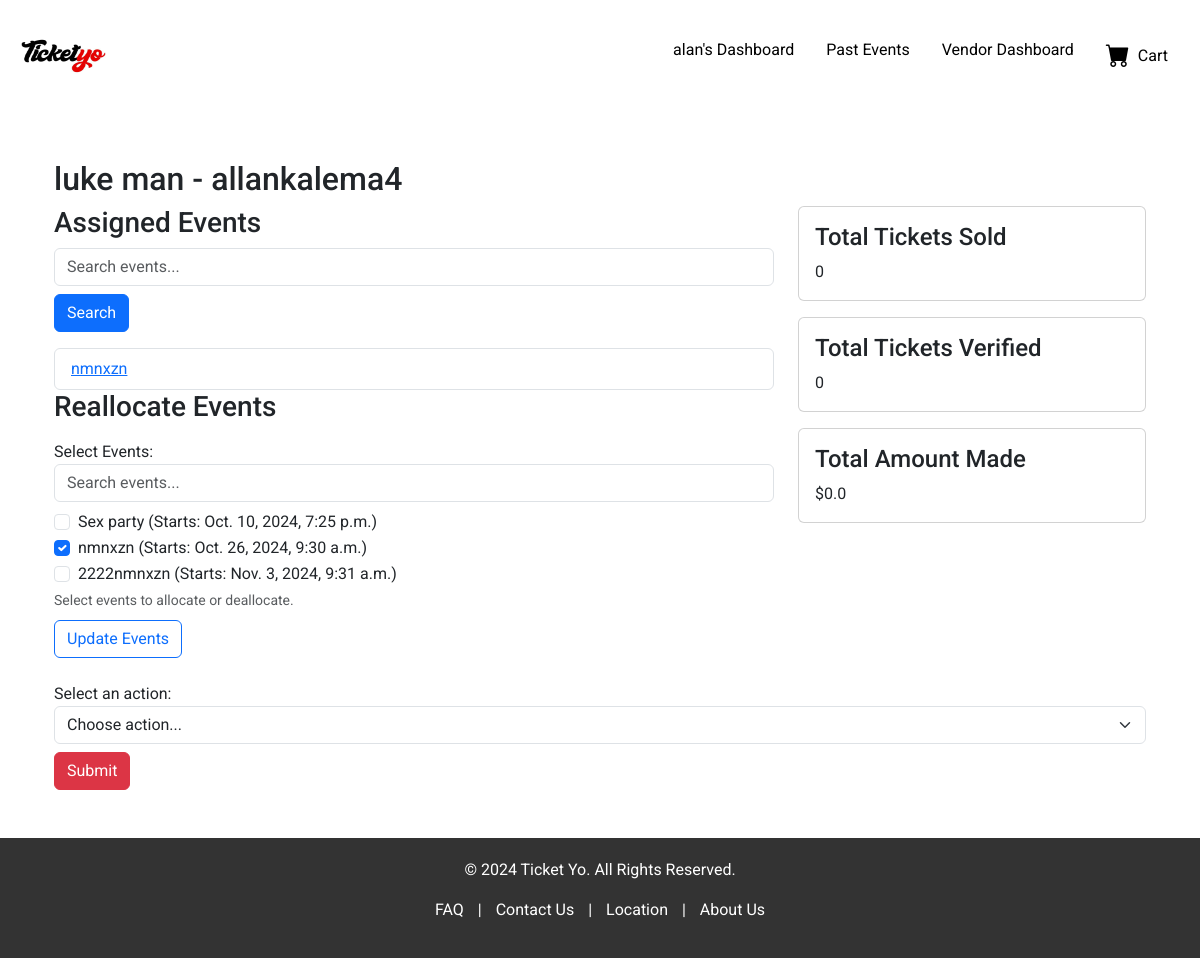
Page /pos/agent_detail/2/ (signed in) on the committed database.
### vendors/models.py (models this page shows, shortened)
class Vendor(AbstractBaseUser, PermissionsMixin):
    username = models.CharField(max_length=30, unique=True)
    email = models.EmailField(unique=True)
    first_name = models.CharField(max_length=30)
    last_name = models.CharField(max_length=30)
    storename = models.CharField(max_length=50)
    store_phone = models.CharField(max_length=15)
    verification_code = models.CharField(max_length=6, null=True, blank=True)
    verification_code_created_at = models.DateTimeField(null=True, blank=True)
    is_active = models.BooleanField(default=True)
    is_admin = models.BooleanField(default=False)
    is_superuser = models.BooleanField(default=False)
    is_staff = models.BooleanField(default=False)
    is_vendor = models.BooleanField(default=True)
    objects = VendorManager()
    USERNAME_FIELD = 'username'
    REQUIRED_FIELDS = ['email', 'first_name', 'last_name', 'storename', 'store_phone']

### pos/models.py (models this page shows, shortened)
class POSAgent(models.Model):
    username = models.CharField(max_length=255, unique=True)
    first_name = models.CharField(max_length=100)
    last_name = models.CharField(max_length=100)
    email = models.EmailField(unique=True)
    vendor = models.ForeignKey(Vendor, on_delete=models.CASCADE, related_name='pos_agents')
    assigned_events = models.ManyToManyField(Event, related_name='assigned_agents')
    is_active = models.BooleanField(default=True)
    password = models.CharField(max_length=6)

### events/models.py (models this page shows, shortened)
class Event(models.Model):
    STATUS_CHOICES = [
        ('pending', 'Pending'),
        ('approved', 'Approved'),
        ('rejected', 'Rejected'),
    ]
    vendor = models.ForeignKey(Vendor, on_delete=models.CASCADE, related_name='events')
    poster = models.ImageField(upload_to='event_posters/')
    title = models.CharField(max_length=200)
    description = models.TextField()
    category = models.CharField(max_length=100)
    start_date = models.DateTimeField()
    end_date = models.DateTimeField(null=True, blank=True)
    venue_name = models.CharField(max_length=100)
    regular_price = models.DecimalField(max_digits=10, decimal_places=2)
    sale_price = models.DecimalField(max_digits=10, decimal_places=2, null=True, blank=True)
    tickets_available = models.PositiveIntegerField(null=True, blank=True)
    tickets_sold = models.PositiveIntegerField(default=0)
    status = models.CharField(max_length=10, choices=STATUS_CHOICES, default='pending')
    adminaction = models.ForeignKey(settings.AUTH_USER_MODEL, on_delete=models.SET_NULL, null=True, blank=True, editable=False)  # Stores the admin who approved/rejected

### pos/views.py (the view, shortened to what this page needs)
# urls.py: path('agent_detail/<int:agent_id>/', agent_detail, name='agent_detail'),
@login_required
def agent_detail(request, agent_id):
    agent = POSAgent.objects.get(id=agent_id)
    total_tickets_sold = 0  # Replace with actual logic to calculate total tickets sold
    total_tickets_verified = 0  # Replace with actual logic
    total_amount_made = 0.00  # Replace with actual logic
    search_query = request.GET.get('search_events', '')
    assigned_events = agent.assigned_events.all()
    if search_query:
        assigned_events = assigned_events.filter(title__icontains=search_query)
    vendor = agent.vendor
    all_events = vendor.events.filter(
        (Q(start_date__gte=timezone.now()) | Q(end_date__gte=timezone.now())),
        status='approved'
    )
    context = {
        'agent': agent,
        'assigned_events': assigned_events,
        'search_query': search_query,
        'total_tickets_sold': total_tickets_sold,
        'total_tickets_verified': total_tickets_verified,
        'total_amount_made': total_amount_made,
        'all_events': all_events,  # Include all events for selection
    }
    return render(request, 'pos/agent_detail.html', context)

### templates/pos/agent_detail.html (shortened to what this page needs)
{% extends 'frontend/base.html' %}
{% block content %}
<div class="container mt-5">
    <h2>{{ agent.first_name }} {{ agent.last_name }} - {{ agent.username }}</h2>
    <div class="row">
        <div class="col-md-8">
            <h3>Assigned Events</h3>
            <form method="GET" class="mb-3">
                <input type="text" name="search_events" class="form-control" placeholder="Search events..." value="{{ search_query }}">
                <button type="submit" class="btn btn-primary mt-2">Search</button>
            </form>
            <ul class="list-group">
                {% for event in assigned_events %}
                <li class="list-group-item">
                    <a href="{% url 'pos_event_detail' event.id %}">{{ event.title }}</a>
                </li>
                {% empty %}
                <li class="list-group-item">No events assigned</li>
                {% endfor %}
            </ul>
            <h3>Reallocate Events</h3>
            <form method="POST" class="mt-3">
                <div class="form-group">
                    <label for="events">Select Events:</label>
                    <input type="text" id="eventSearch" class="form-control mb-2" placeholder="Search events..." onkeyup="filterEvents()">
                    <div id="events">
                        {% for event in all_events %}
                        <div class="form-check">
                            <input class="form-check-input" type="checkbox" name="events" id="event{{ event.id }}" value="{{ event.id }}"
                            {% if event in assigned_events %} checked {% endif %}>
                            <label class="form-check-label" for="event{{ event.id }}">
                                {{ event.title }} (Starts: {{ event.start_date }})
                            </label>
                        </div>
                        {% endfor %}
                    </div>
                    <small class="form-text text-muted">Select events to allocate or deallocate.</small>
                </div>
                <button type="submit" class="btn btn-outline-primary mt-2">Update Events</button>
            </form>
        </div>
        <div class="col-md-4">
            <div class="card mb-3">
                <div class="card-body">
                    <h4>Total Tickets Sold</h4>
                    <p class="card-text">{{ total_tickets_sold }}</p>
                </div>
            </div>
            <div class="card mb-3">
                <div class="card-body">
                    <h4>Total Tickets Verified</h4>
                    <p class="card-text">{{ total_tickets_verified }}</p>
                </div>
            </div>
            <div class="card mb-3">
                <div class="card-body">
                    <h4>Total Amount Made</h4>
                    <p class="card-text">${{ total_amount_made }}</p>
                </div>
            </div>
        </div>
    </div>
    <div class="mt-4">
        <label for="actionSelect">Select an action:</label>
        <form method="POST" action="{% url 'agent_action' agent.id %}">
            <select name="action" id="actionSelect" class="form-select" aria-label="Default select example">
                <option selected>Choose action...</option>
            </select>
            <button type="submit" class="btn btn-danger mt-2">Submit</button>
        </form>
    </div>
</div>
{% endblock %}

### templates/frontend/base.html (shortened to what this page needs)
{% load static %}
<!DOCTYPE html>
<html lang="en">
<head>
    <link href="https://cdn.jsdelivr.net/npm/bootstrap@5.3.0/dist/css/bootstrap.min.css" rel="stylesheet">
    <link rel="stylesheet" href="{% static 'frontend/styles.css' %}">
    <link href="https://cdn.jsdelivr.net/npm/bootstrap-icons@1.10.5/font/bootstrap-icons.css" rel="stylesheet">
</head>
<body>
<header id="main-header" class="header p-3 d-flex justify-content-between align-items-center">
    <div class="d-flex align-items-center">
        <div class="logo">
            <img src="{% static 'frontend/logo.jpg' %}" alt="Logo" style="height: 80px; width: 100px;">
        </div>
    </div>
    <nav>
        <ul class="nav">
            {% if user.is_authenticated %}
                <li class="nav-item">
                    <a href="{% url 'all_events' %}" class="nav-link text-black">{{ user.username }}'s Dashboard</a>
                </li>
            {% else %}
                <li class="nav-item">
                    <a href="{% url 'all_events' %}" class="nav-link text-black">Dashboard</a>
                </li>
            {% endif %}
            <li class="nav-item">
                <a href="{% url 'past_events' %}" class="nav-link text-black">Past Events</a>
            </li>
            {% if user.is_authenticated and user.is_vendor %}
                <li class="nav-item">
                    <a href="{% url 'dashboard' %}" class="nav-link text-black">Vendor Dashboard</a>
                </li>
            {% endif %}
            <li class="nav-item">
                <a href="{% url 'view_cart' %}" class="nav-link text-black d-flex align-items-center">
                    <i class="bi bi-cart-fill fs-4 me-2" style="color: black;"></i> Cart
                </a>
            </li>
        </ul>
    </nav>
</header>
    <div class="container main-content">
        {% block content %}{% endblock %}
    </div>
    <footer class="footer mt-5">
        <p>&copy; 2024 Ticket Yo. All Rights Reserved.</p>
        <p>
            <a href="#">FAQ</a> |
            <a href="#">Contact Us</a> |
            <a href="#">Location</a> |
            <a href="#">About Us</a>
        </p>
    </footer>
</body>
</html>

### static/frontend/styles.css (style rules this page uses)
body { font-family: 'Roboto', sans-serif; }
.header { background-color: white; color: white; }
.footer { background-color: #333; color: white; padding: 20px 0; text-align: center; }
.footer a { color: white; text-decoration: none; margin: 0 10px; }

### rows in the picture
Vendor: username "alan"
POSAgent: first_name "luke", last_name "man", username "allankalema4"
Event: title "nmnxzn", events "☑", start_date "Oct. 26, 2024, 9:30 a.m."
Event: title "Sex party", start_date "Oct. 10, 2024, 7:25 p.m."
Event: title "2222nmnxzn", start_date "Nov. 3, 2024, 9:31 a.m."

### other values in the picture
{{ total_tickets_sold }} "0"
{{ total_tickets_verified }} "0"
{{ total_amount_made }} "0.0"
